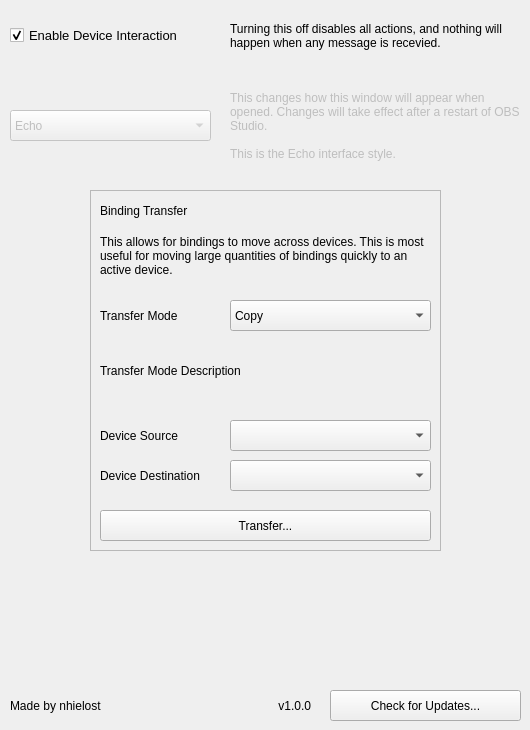
   <widget class="QWidget" name="preferences_page">
    <widget class="QCheckBox" name="editor_global_enable">
     <property name="geometry">
      <rect>
       <x>10</x>
       <y>10</y>
       <width>211</width>
       <height>51</height>
      </rect>
     </property>
     <property name="font">
      <font>
       <family>Tahoma</family>
       <pointsize>10</pointsize>
      </font>
     </property>
     <property name="styleSheet">
      <string notr="true"/>
     </property>
     <property name="text">
      <string>Enable Device Interaction</string>
     </property>
     <property name="checked">
      <bool>true</bool>
     </property>
    </widget>
    <widget class="QLabel" name="text_global_enable">
     <property name="geometry">
      <rect>
       <x>230</x>
       <y>10</y>
       <width>291</width>
       <height>51</height>
      </rect>
     </property>
     <property name="font">
      <font>
       <family>Tahoma</family>
       <pointsize>9</pointsize>
      </font>
     </property>
     <property name="text">
      <string>Turning this off disables all actions, and nothing will happen when any message is recevied.</string>
     </property>
     <property name="wordWrap">
      <bool>true</bool>
     </property>
    </widget>
    <widget class="QLabel" name="label_version">
     <property name="geometry">
      <rect>
       <x>260</x>
       <y>690</y>
       <width>51</width>
       <height>31</height>
      </rect>
     </property>
     <property name="font">
      <font>
       <family>Tahoma</family>
       <pointsize>9</pointsize>
      </font>
     </property>
     <property name="text">
      <string>v1.0.0</string>
     </property>
     <property name="alignment">
      <set>Qt::AlignRight|Qt::AlignTrailing|Qt::AlignVCenter</set>
     </property>
    </widget>
    <widget class="QLabel" name="label_author">
     <property name="geometry">
      <rect>
       <x>10</x>
       <y>690</y>
       <width>111</width>
       <height>31</height>
      </rect>
     </property>
     <property name="font">
      <font>
       <family>Tahoma</family>
       <pointsize>9</pointsize>
      </font>
     </property>
     <property name="text">
      <string>Made by nhielost</string>
     </property>
     <property name="alignment">
      <set>Qt::AlignLeading|Qt::AlignLeft|Qt::AlignVCenter</set>
     </property>
    </widget>
    <widget class="QComboBox" name="editor_interface_style">
     <property name="enabled">
      <bool>false</bool>
     </property>
     <property name="geometry">
      <rect>
       <x>10</x>
       <y>110</y>
       <width>201</width>
       <height>31</height>
      </rect>
     </property>
     <property name="sizePolicy">
      <sizepolicy hsizetype="Preferred" vsizetype="Fixed">
       <horstretch>0</horstretch>
       <verstretch>0</verstretch>
      </sizepolicy>
     </property>
     <property name="font">
      <font>
       <family>Tahoma</family>
       <pointsize>9</pointsize>
      </font>
     </property>
     <item>
      <property name="text">
       <string>Echo</string>
      </property>
     </item>
     <item>
      <property name="text">
       <string>Legacy</string>
      </property>
     </item>
    </widget>
    <widget class="QLabel" name="text_interface_style">
     <property name="enabled">
      <bool>false</bool>
     </property>
     <property name="geometry">
      <rect>
       <x>230</x>
       <y>70</y>
       <width>291</width>
       <height>111</height>
      </rect>
     </property>
     <property name="font">
      <font>
       <family>Tahoma</family>
       <pointsize>9</pointsize>
      </font>
     </property>
     <property name="text">
      <string>This changes how this window will appear when opened. Changes will take effect after a restart of OBS Studio.

This is the Echo interface style.</string>
     </property>
     <property name="wordWrap">
      <bool>true</bool>
     </property>
    </widget>
    <widget class="QFrame" name="binding_transfer_frame">
     <property name="geometry">
      <rect>
       <x>90</x>
       <y>190</y>
       <width>351</width>
       <height>361</height>
      </rect>
     </property>
     <property name="styleSheet">
      <string notr="true">border-color: rgb(14, 14, 14);</string>
     </property>
     <property name="frameShape">
      <enum>QFrame::StyledPanel</enum>
     </property>
     <property name="frameShadow">
      <enum>QFrame::Plain</enum>
     </property>
     <property name="lineWidth">
      <number>3</number>
     </property>
     <widget class="QPushButton" name="button_binding_transfer">
      <property name="geometry">
       <rect>
        <x>10</x>
        <y>320</y>
        <width>331</width>
        <height>31</height>
       </rect>
      </property>
      <property name="sizePolicy">
       <sizepolicy hsizetype="Preferred" vsizetype="Fixed">
        <horstretch>0</horstretch>
        <verstretch>0</verstretch>
       </sizepolicy>
      </property>
      <property name="font">
       <font>
        <family>Tahoma</family>
        <pointsize>9</pointsize>
       </font>
      </property>
      <property name="cursor">
       <cursorShape>PointingHandCursor</cursorShape>
      </property>
      <property name="text">
       <string>Transfer...</string>
      </property>
      <property name="checkable">
       <bool>false</bool>
      </property>
     </widget>
     <widget class="QComboBox" name="editor_transfer_source">
      <property name="geometry">
       <rect>
        <x>140</x>
        <y>230</y>
        <width>201</width>
        <height>31</height>
       </rect>
      </property>
      <property name="sizePolicy">
       <sizepolicy hsizetype="Preferred" vsizetype="Fixed">
        <horstretch>0</horstretch>
        <verstretch>0</verstretch>
       </sizepolicy>
      </property>
      <property name="font">
       <font>
        <family>Tahoma</family>
        <pointsize>9</pointsize>
       </font>
      </property>
     </widget>
     <widget class="QLabel" name="label_transfer_dest">
      <property name="geometry">
       <rect>
        <x>10</x>
        <y>270</y>
        <width>111</width>
        <height>31</height>
       </rect>
      </property>
      <property name="font">
       <font>
        <family>Tahoma</family>
        <pointsize>9</pointsize>
       </font>
      </property>
      <property name="text">
       <string>Device Destination</string>
      </property>
      <property name="wordWrap">
       <bool>true</bool>
      </property>
     </widget>
     <widget class="QLabel" name="label_transfer_mode">
      <property name="geometry">
       <rect>
        <x>10</x>
        <y>110</y>
        <width>111</width>
        <height>31</height>
       </rect>
      </property>
      <property name="font">
       <font>
        <family>Tahoma</family>
        <pointsize>9</pointsize>
       </font>
      </property>
      <property name="text">
       <string>Transfer Mode</string>
      </property>
      <property name="wordWrap">
       <bool>true</bool>
      </property>
     </widget>
     <widget class="QLabel" name="text_transfer_mode">
      <property name="geometry">
       <rect>
        <x>10</x>
        <y>140</y>
        <width>331</width>
        <height>81</height>
       </rect>
      </property>
      <property name="font">
       <font>
        <family>Tahoma</family>
        <pointsize>9</pointsize>
       </font>
      </property>
      <property name="text">
       <string>Transfer Mode Description</string>
      </property>
      <property name="wordWrap">
       <bool>true</bool>
      </property>
     </widget>
     <widget class="QComboBox" name="editor_transfer_mode">
      <property name="geometry">
       <rect>
        <x>140</x>
        <y>110</y>
        <width>201</width>
        <height>31</height>
       </rect>
      </property>
      <property name="sizePolicy">
       <sizepolicy hsizetype="Preferred" vsizetype="Fixed">
        <horstretch>0</horstretch>
        <verstretch>0</verstretch>
       </sizepolicy>
      </property>
      <property name="font">
       <font>
        <family>Tahoma</family>
        <pointsize>9</pointsize>
       </font>
      </property>
      <item>
       <property name="text">
        <string>Copy</string>
       </property>
      </item>
      <item>
       <property name="text">
        <string>Move</string>
       </property>
      </item>
      <item>
       <property name="text">
        <string>Replace</string>
       </property>
      </item>
     </widget>
     <widget class="QLabel" name="text_binding_transfer">
      <property name="geometry">
       <rect>
        <x>10</x>
        <y>30</y>
        <width>331</width>
        <height>71</height>
       </rect>
      </property>
      <property name="font">
       <font>
        <family>Tahoma</family>
        <pointsize>9</pointsize>
       </font>
      </property>
      <property name="text">
       <string>This allows for bindings to move across devices. This is most useful for moving large quantities of bindings quickly to an active device.</string>
      </property>
      <property name="wordWrap">
       <bool>true</bool>
      </property>
     </widget>
     <widget class="QComboBox" name="editor_transfer_dest">
      <property name="geometry">
       <rect>
        <x>140</x>
        <y>270</y>
        <width>201</width>
        <height>31</height>
       </rect>
      </property>
      <property name="sizePolicy">
       <sizepolicy hsizetype="Preferred" vsizetype="Fixed">
        <horstretch>0</horstretch>
        <verstretch>0</verstretch>
       </sizepolicy>
      </property>
      <property name="font">
       <font>
        <family>Tahoma</family>
        <pointsize>9</pointsize>
       </font>
      </property>
     </widget>
     <widget class="QLabel" name="label_binding_transfer">
      <property name="geometry">
       <rect>
        <x>10</x>
        <y>10</y>
        <width>331</width>
        <height>21</height>
       </rect>
      </property>
      <property name="font">
       <font>
        <family>Tahoma</family>
        <pointsize>9</pointsize>
       </font>
      </property>
      <property name="text">
       <string>Binding Transfer</string>
      </property>
      <property name="wordWrap">
       <bool>true</bool>
      </property>
     </widget>
     <widget class="QLabel" name="label_transfer_source">
      <property name="geometry">
       <rect>
        <x>10</x>
        <y>230</y>
        <width>111</width>
        <height>31</height>
       </rect>
      </property>
      <property name="font">
       <font>
        <family>Tahoma</family>
        <pointsize>9</pointsize>
       </font>
      </property>
      <property name="text">
       <string>Device Source</string>
      </property>
      <property name="wordWrap">
       <bool>true</bool>
      </property>
     </widget>
    </widget>
    <widget class="QPushButton" name="button_update_check">
     <property name="geometry">
      <rect>
       <x>330</x>
       <y>690</y>
       <width>191</width>
       <height>31</height>
      </rect>
     </property>
     <property name="sizePolicy">
      <sizepolicy hsizetype="Preferred" vsizetype="Fixed">
       <horstretch>0</horstretch>
       <verstretch>0</verstretch>
      </sizepolicy>
     </property>
     <property name="font">
      <font>
       <family>Tahoma</family>
       <pointsize>9</pointsize>
      </font>
     </property>
     <property name="cursor">
      <cursorShape>PointingHandCursor</cursorShape>
     </property>
     <property name="text">
      <string>Check for Updates...</string>
     </property>
     <property name="checkable">
      <bool>false</bool>
     </property>
    </widget>
   </widget>
